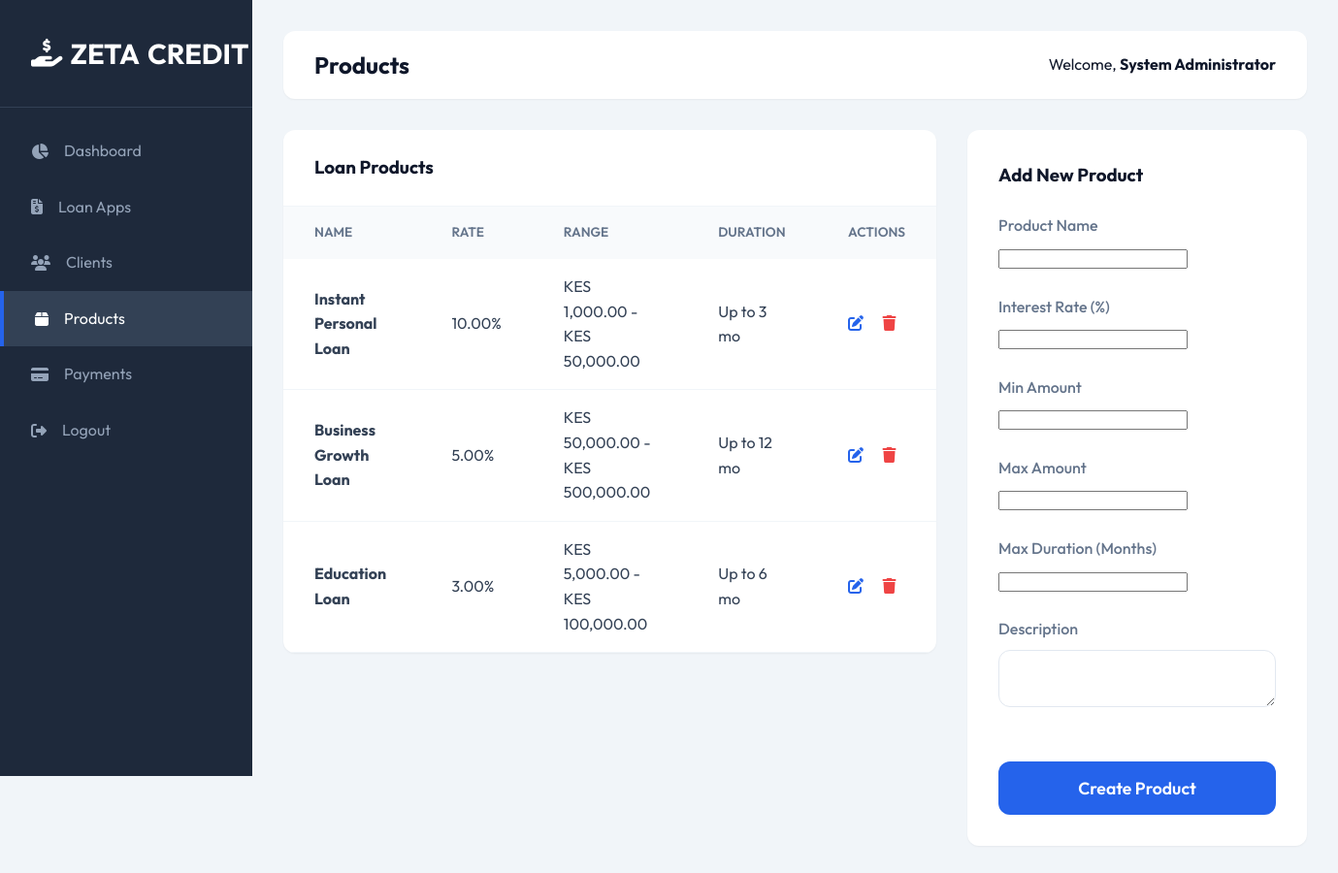
/admin/products.php (signed in), run on the app's committed database.
### tables this page shows
CREATE TABLE IF NOT EXISTS loan_products (
    id INT AUTO_INCREMENT PRIMARY KEY,
    name VARCHAR(100) NOT NULL,
    description TEXT,
    interest_rate DECIMAL(5, 2) NOT NULL,  
    min_amount DECIMAL(15, 2) NOT NULL,
    max_amount DECIMAL(15, 2) NOT NULL,
    min_duration_months INT DEFAULT 1,
    max_duration_months INT NOT NULL,
    created_at TIMESTAMP DEFAULT CURRENT_TIMESTAMP
);

### includes/db.php (called while the page is built, shortened)
<?php
try {
    $dsn = "mysql:host=" . DB_HOST . ";dbname=" . DB_NAME . ";charset=utf8mb4";
    $options = [
        PDO::ATTR_ERRMODE            => PDO::ERRMODE_EXCEPTION,
        PDO::ATTR_DEFAULT_FETCH_MODE => PDO::FETCH_ASSOC,
        PDO::ATTR_EMULATE_PREPARES   => false,
    ];
    $pdo = new PDO($dsn, DB_USER, DB_PASS, $options);
} catch (\PDOException $e) {
    die("Database Connection Failed: " . $e->getMessage());
}
function query($sql, $params = []) {
    global $pdo;
    $stmt = $pdo->prepare($sql);
    $stmt->execute($params);
    return $stmt;
}
function fetchAll($sql, $params = []) {
    return query($sql, $params)->fetchAll();
}
?>

### includes/functions.php (called while the page is built, shortened)
<?php
function formatCurrency($amount) {
    return "KES " . number_format($amount, 2);
}
?>

### admin/products.php (the view, shortened to what this page needs)
<?php include 'includes/header.php'; ?>
<?php
$products = fetchAll("SELECT * FROM loan_products ORDER BY created_at DESC");
?>
<div style="display: flex; gap: 2rem; align-items: flex-start;">
    <div class="table-card" style="flex: 1;">
        <div class="table-header">
            <h3>Loan Products</h3>
        </div>
        <table>
            <thead>
                <tr>
                    <th>Name</th>
                    <th>Rate</th>
                    <th>Range</th>
                    <th>Duration</th>
                    <th>Actions</th>
                </tr>
            </thead>
            <tbody>
                <?php foreach ($products as $p): ?>
                <tr>
                    <td><strong><?= $p['name'] ?></strong></td>
                    <td><?= $p['interest_rate'] ?>%</td>
                    <td><?= formatCurrency($p['min_amount']) ?> - <?= formatCurrency($p['max_amount']) ?></td>
                    <td>Up to <?= $p['max_duration_months'] ?> mo</td>
                    <td>
                        <a href="?edit=<?= $p['id'] ?>" style="color: var(--primary); margin-right: 1rem;"><i class="fas fa-edit"></i></a>
                        <a href="?delete=<?= $p['id'] ?>" style="color: #ef4444;" onclick="return confirm('Delete this product?')"><i class="fas fa-trash"></i></a>
                    </td>
                </tr>
                <?php endforeach; ?>
            </tbody>
        </table>
    </div>
    <div class="table-card" style="width: 350px; padding: 2rem;">
        <?php
        $edit_p = ['id' => '', 'name' => '', 'description' => '', 'interest_rate' => '', 'min_amount' => '', 'max_amount' => '', 'max_duration_months' => ''];
        ?>
        <h3><?= $edit_p['id'] ? 'Edit' : 'Add New' ?> Product</h3>
        <form method="POST" action="" style="margin-top: 1.5rem;">
            <div class="form-group">
                <label>Product Name</label>
                <input type="text" name="name" value="<?= $edit_p['name'] ?>" required>
            </div>
            <div class="form-group">
                <label>Interest Rate (%)</label>
                <input type="number" step="0.1" name="interest_rate" value="<?= $edit_p['interest_rate'] ?>" required>
            </div>
            <div class="form-group">
                <label>Min Amount</label>
                <input type="number" name="min_amount" value="<?= $edit_p['min_amount'] ?>" required>
            </div>
            <div class="form-group">
                <label>Max Amount</label>
                <input type="number" name="max_amount" value="<?= $edit_p['max_amount'] ?>" required>
            </div>
            <div class="form-group">
                <label>Max Duration (Months)</label>
                <input type="number" name="max_duration_months" value="<?= $edit_p['max_duration_months'] ?>" required>
            </div>
            <div class="form-group">
                <label>Description</label>
                <textarea name="description" rows="2" style="width: 100%; padding: 0.8rem; border-radius: var(--radius); border: 1px solid #e2e8f0;"><?= $edit_p['description'] ?></textarea>
            </div>
            <button type="submit" class="btn-apply"><?= $edit_p['id'] ? 'Update' : 'Create' ?> Product</button>
        </form>
    </div>
</div>
<?php include 'includes/footer.php'; ?>

### admin/includes/header.php (shortened to what this page needs)
<?php
require_once __DIR__ . '/../../includes/db.php';
require_once __DIR__ . '/../../includes/functions.php';
?>
<!DOCTYPE html>
<html lang="en">
<head>
    <link rel="stylesheet" href="../assets/css/style.css">
    <link rel="stylesheet" href="https://cdnjs.cloudflare.com/ajax/libs/font-awesome/6.4.0/css/all.min.css">
</head>
<body>
    <div class="sidebar">
        <div class="sidebar-logo">
            <a href="dashboard.php" class="logo" style="color: white;">
                <i class="fas fa-hand-holding-dollar"></i>
                ZETA <span>CREDIT</span>
            </a>
        </div>
        <ul class="sidebar-menu">
            <li><a href="dashboard.php" class="<?= basename($_SERVER['PHP_SELF']) == 'dashboard.php' ? 'active' : '' ?>"><i class="fas fa-chart-pie"></i> Dashboard</a></li>
            <li><a href="loans.php" class="<?= basename($_SERVER['PHP_SELF']) == 'loans.php' ? 'active' : '' ?>"><i class="fas fa-file-invoice-dollar"></i> Loan Apps</a></li>
            <li><a href="clients.php" class="<?= basename($_SERVER['PHP_SELF']) == 'clients.php' ? 'active' : '' ?>"><i class="fas fa-users"></i> Clients</a></li>
            <li><a href="products.php" class="<?= basename($_SERVER['PHP_SELF']) == 'products.php' ? 'active' : '' ?>"><i class="fas fa-box"></i> Products</a></li>
            <li><a href="payments.php" class="<?= basename($_SERVER['PHP_SELF']) == 'payments.php' ? 'active' : '' ?>"><i class="fas fa-credit-card"></i> Payments</a></li>
            <li><a href="logout.php"><i class="fas fa-sign-out-alt"></i> Logout</a></li>
        </ul>
    </div>
    <div class="main-content">
        <div class="top-bar">
            <h2><?= str_replace('.php', '', ucfirst(basename($_SERVER['PHP_SELF']))) ?></h2>
            <div class="user-info">
                <span>Welcome, <strong><?= $_SESSION['full_name'] ?></strong></span>
            </div>
        </div>

### admin/includes/footer.php
    </div>
</body>
</html>

### assets/css/style.css (style rules this page uses)
:root { --primary: #2563eb; --primary-hover: #1d4ed8; --secondary: #64748b; --accent: #10b981; --dark: #0f172a; --light: #f8fafc; --white: #ffffff; --glass: rgba(255, 255, 255, 0.8); --shadow-sm: 0 1px 2px 0 rgb(0 0 0 / 0.05); --shadow: 0 4px 6px -1px rgb(0 0 0 / 0.1); --shadow-lg: 0 10px 15px -3px rgb(0 0 0 / 0.1); --radius: 12px; }
* { margin: 0; padding: 0; box-sizing: border-box; font-family: 'Outfit', sans-serif; }
body { background-color: var(--light); color: var(--dark); line-height: 1.6; }
.logo { font-size: 1.8rem; font-weight: 700; color: var(--primary); text-decoration: none; display: flex; align-items: center; gap: 0.5rem; transition: transform 0.3s; }
.form-group { margin-bottom: 1.5rem; }
.form-group label { display: block; margin-bottom: 0.5rem; font-weight: 500; color: var(--secondary); display: flex; justify-content: space-between; }
.btn-apply { width: 100%; padding: 1rem; background: var(--primary); color: var(--white); border: none; border-radius: var(--radius); font-size: 1.1rem; font-weight: 600; cursor: pointer; margin-top: 1.5rem; transition: 0.3s; }

### admin/includes/header.php (style rules this page uses)
:root { --sidebar-width: 260px; }
body { background: #f1f5f9; display: flex; min-height: 100vh; }
.sidebar { width: var(--sidebar-width); background: #1e293b; color: white; position: fixed; height: 100vh; padding: 2rem 0; display: flex; flex-direction: column; }
.sidebar-logo { padding: 0 2rem 2rem; border-bottom: 1px solid #334155; margin-bottom: 1rem; }
.sidebar-menu { list-style: none; flex: 1; }
.sidebar-menu li a { display: flex; align-items: center; gap: 1rem; padding: 1rem 2rem; color: #94a3b8; text-decoration: none; transition: 0.3s; }
.sidebar-menu li a:hover, .sidebar-menu li a.active { color: white; background: #334155; border-left: 4px solid var(--primary); }
.main-content { margin-left: var(--sidebar-width); flex: 1; padding: 2rem; }
.top-bar { display: flex; justify-content: space-between; align-items: center; margin-bottom: 2rem; background: white; padding: 1rem 2rem; border-radius: var(--radius); box-shadow: var(--shadow-sm); }
.table-card { background: white; border-radius: var(--radius); box-shadow: var(--shadow-sm); overflow: hidden; }
.table-header { padding: 1.5rem 2rem; border-bottom: 1px solid #f1f5f9; display: flex; justify-content: space-between; align-items: center; }
table { width: 100%; border-collapse: collapse; }
th { text-align: left; background: #f8fafc; padding: 1rem 2rem; color: #64748b; font-weight: 600; font-size: 0.85rem; text-transform: uppercase; }
td { padding: 1rem 2rem; border-bottom: 1px solid #f1f5f9; color: #334155; }

### data on the page
loan_products: name "Instant Personal Loan", interest_rate "10.00", min_amount "KES 1,000.00", max_amount "KES 50,000.00", max_duration_months "3"
loan_products: name "Business Growth Loan", interest_rate "5.00", min_amount "KES 50,000.00", max_amount "KES 500,000.00", max_duration_months "12"
loan_products: name "Education Loan", interest_rate "3.00", min_amount "KES 5,000.00", max_amount "KES 100,000.00", max_duration_months "6"

### other printed values
str_replace('.php', '', ucfirst(basename($_SERVER['PHP_SELF']))) "Products"
$_SESSION['full_name'] "System Administrator"
